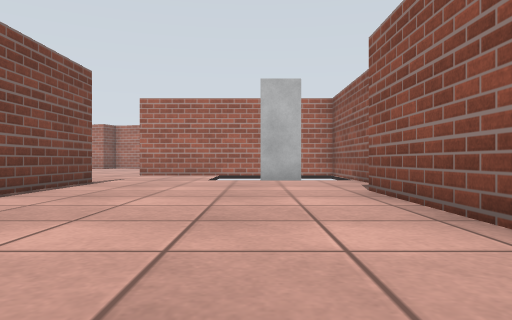
[1] (above)

24 first-person views from a walk through a robot-simulator world made for Gazebo. The camera is 0.5 m above the floor, looks level and sees 70° across. The floor is counted in squares, 1 m on a side. Each view is taken from the middle of a square. On the plan, view 1 faces up. The plan holds only what a view shows up to about 9 squares ahead; the rest is blank. The robots in the file are not drawn. Surface patterns are stand-ins for the level's own textures.

[2]
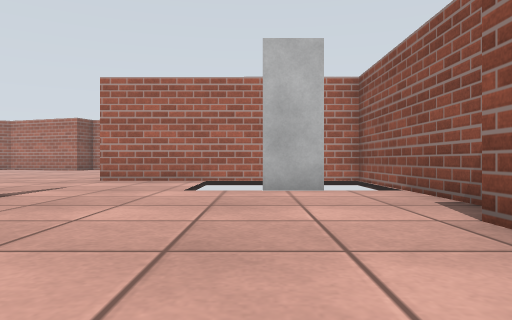

[3]
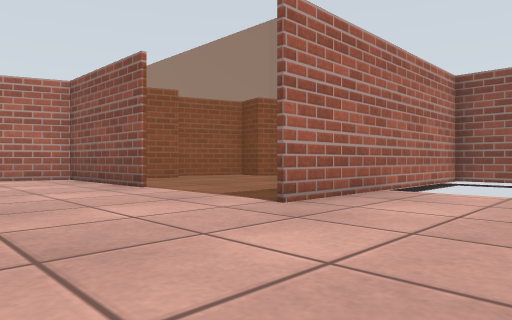

[4]
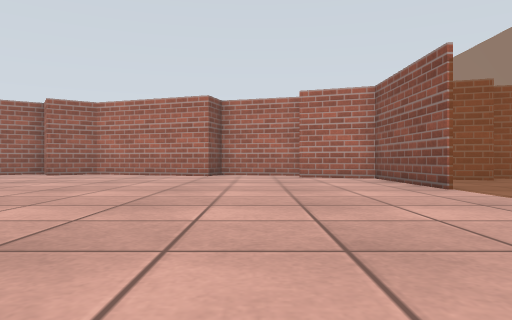

[5]
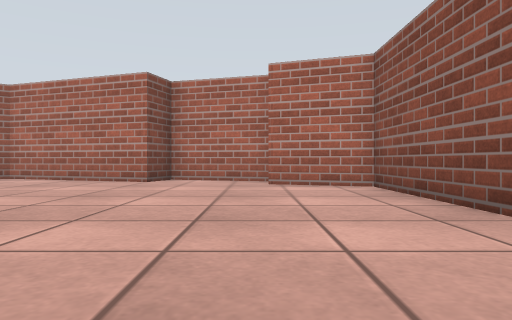

[6]
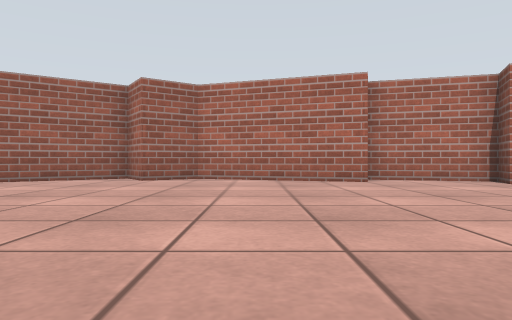

[7]
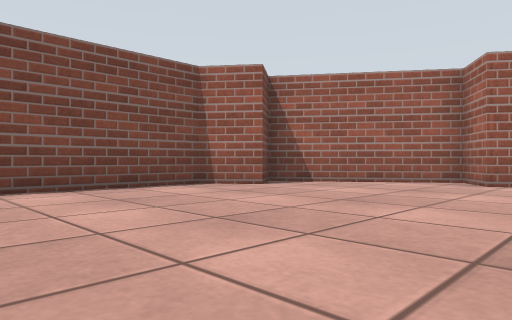

[8]
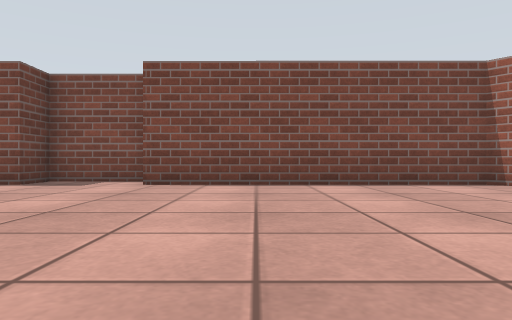

[9]
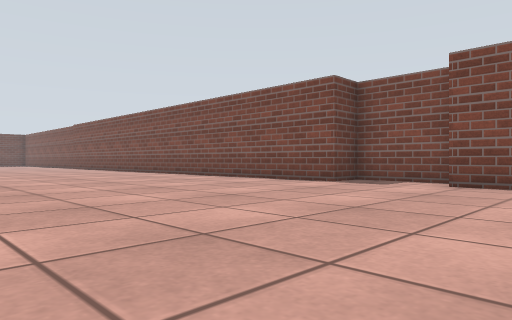

[10]
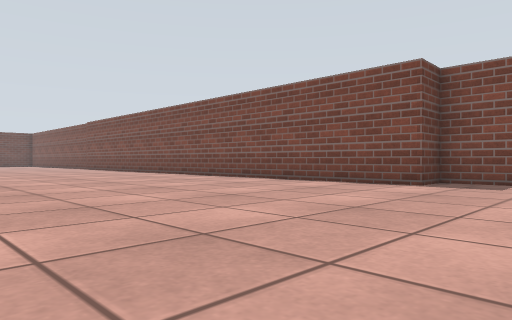

[11]
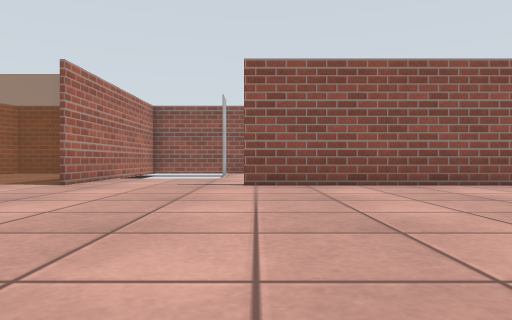

[12]
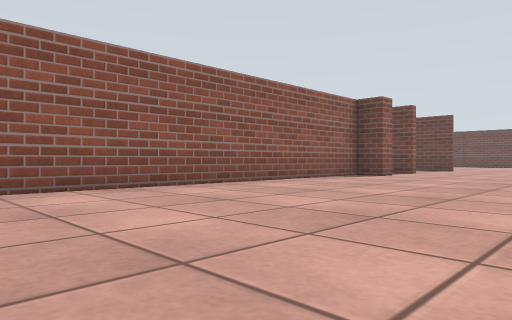

[13]
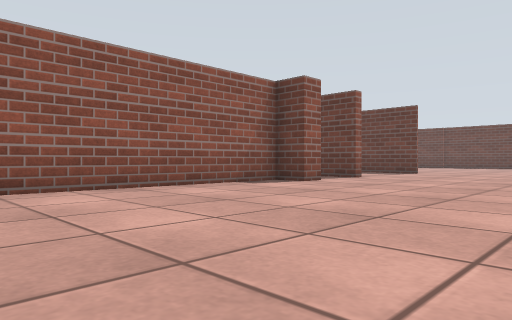

[14]
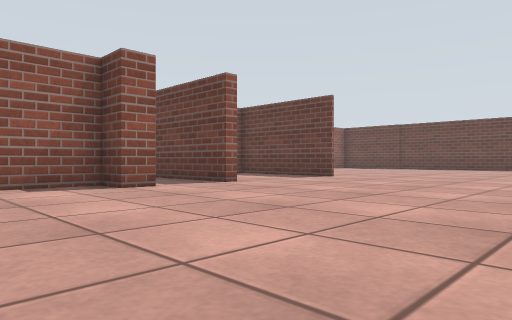

[15]
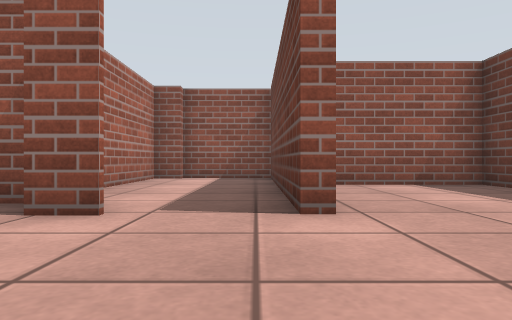

[16]
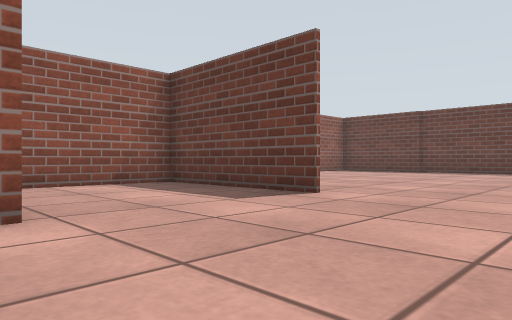

[17]
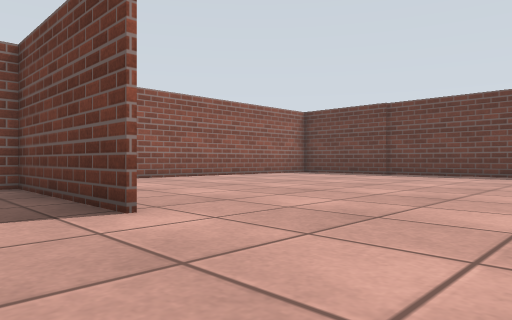

[18]
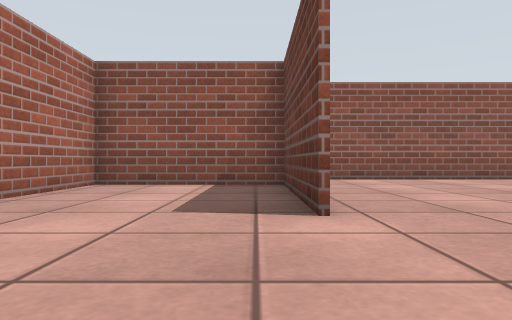

[19]
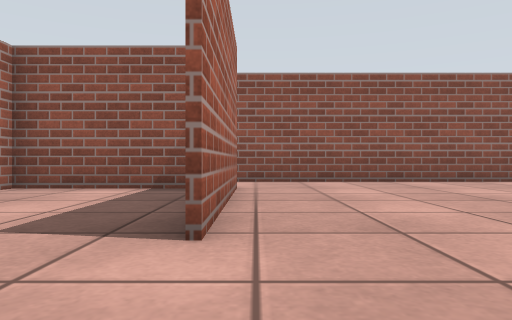

[20]
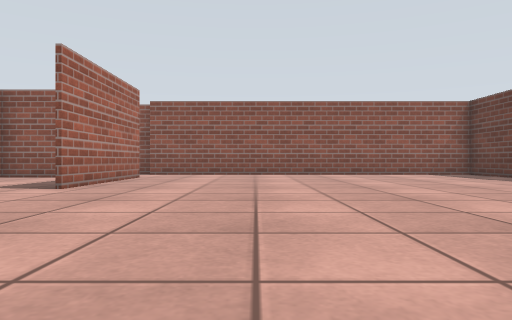

[21]
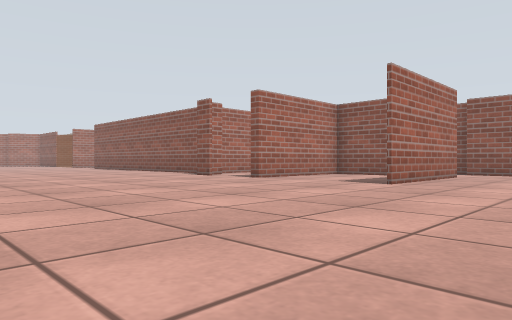

[22]
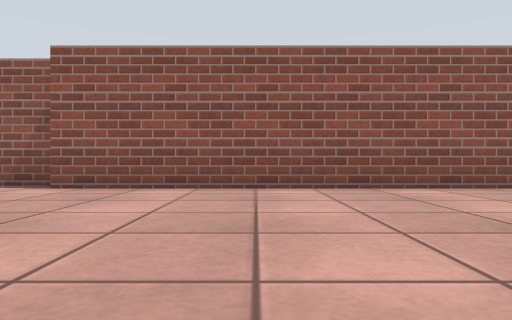

[23]
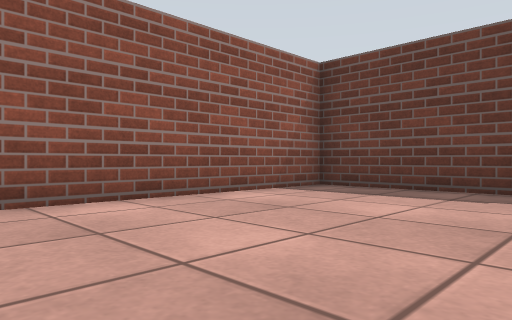

[24]
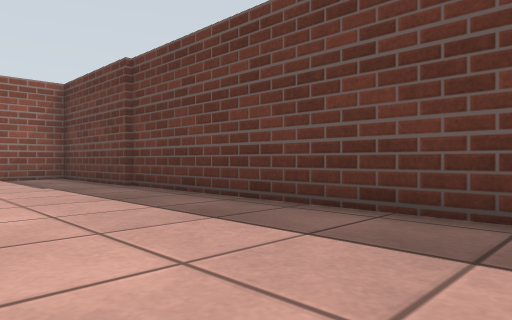

### Floor plan
Points are (right, up) in squares from view 1. A wall is a line through its corners. A room is listed if a view was taken in it or the views show most of it. See-through windows are left out.
Room 1 (views 1, 2, 3, 4, 5, 6, 7, 8, 9, 10, 11, 12, 13, 14, 15, 16, 17, 18, 19, 20, 21, 22, 23, 24)
walls: (-4.7, -3.6) (-4.7, -2.9) (-3.8, -2.9) (-3.8, 8.3); (-4.8, -9.6) (-0.6, -9.6) (-0.6, -5.7) (-3.4, -5.7); (-3.7, 8.3) (-3.7, 5.3); (1.8, 2.6) (1.8, 6); (-0.8, -9.7) (-4.8, -9.7); (2.2, -9) (2.2, -7.9); (2.5, 7) (2.5, 8.5); (-19.5, 10.4) (-19.5, 8.2) (-18.4, 8.2) (-18.4, 5.7); (-3.8, 15.1) (-3.8, 18.9) (-5.7, 19.6) (-5.4, 20.5) (-7.1, 21); (2.5, 11.8) (-3.8, 11.8); (-8.5, -20.4) (1.4, -20.4) (1.4, -9.4); (-8.2, 21) (-8.5, 20.3) (-10.5, 21); (-13.4, 21.1) (-13.8, 20.8) (-14.4, 21.8) (-17.9, 19.4) (-17.3, 18.5) (-18.4, 17.6) (-18.4, 10.7)
ways out: opening at (-4, -4)
objects: plant (0, 9) to (1, 9)

Where each view was taken, in squares from view 1:
view 1: 0 up, 0 right, facing up
view 2: 3 up, 0 right, facing up
view 3: 9 up, 7 left, facing up-right
view 4: 9 up, 7 left, facing up
view 5: 12 up, 6 left, facing up
view 6: 12 up, 11 left, facing up
view 7: 13 up, 12 left, facing up-left
view 8: 13 up, 11 left, facing left
view 9: 13 up, 11 left, facing down-left
view 10: 11 up, 11 left, facing down-left
view 11: 8 up, 11 left, facing right
view 12: 8 up, 10 left, facing down-right
view 13: 4 up, 10 left, facing down-right
view 14: 0 up, 11 left, facing down-right
view 15: 5 down, 8 left, facing right
view 16: 5 down, 8 left, facing down-right
view 17: 8 down, 8 left, facing down-right
view 18: 9 down, 8 left, facing right
view 19: 10 down, 7 left, facing right
view 20: 13 down, 11 left, facing right
view 21: 13 down, 12 left, facing up-right
view 22: 13 down, 5 left, facing right
view 23: 14 down, 3 left, facing down-right
view 24: 17 down, 9 left, facing down-right
